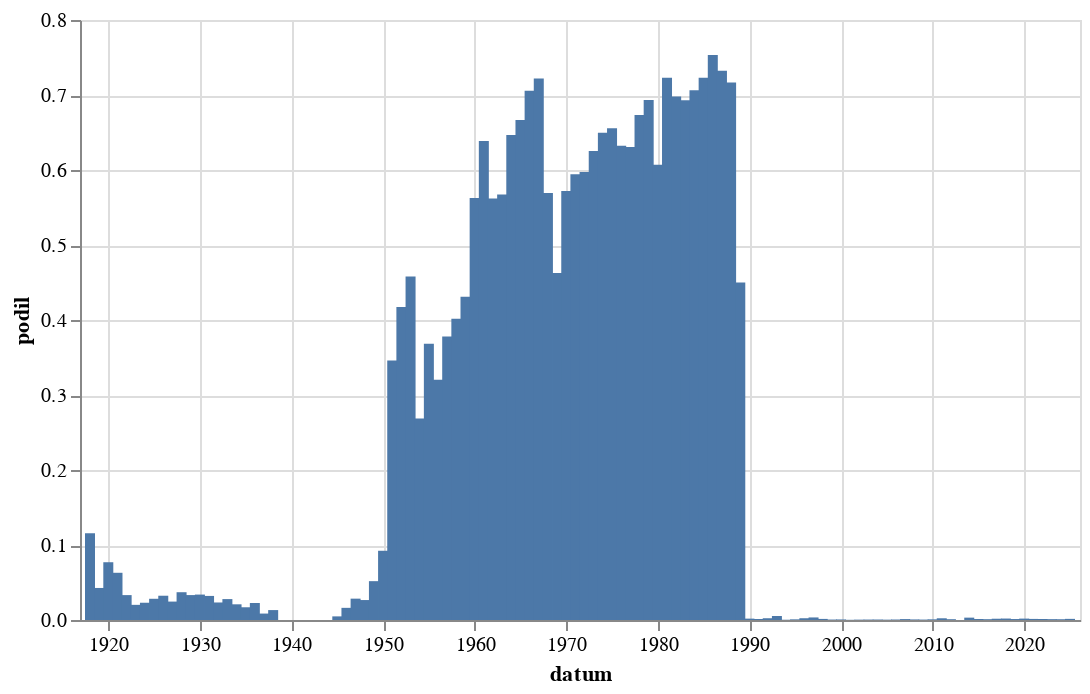

The notebook cell this image was saved under:
### Code cell
graf(vyvoj('[Ss]oudru'))

### Figure 1 — Vega-Lite specification as saved in the notebook (floating-point values rounded to 4 significant figures)
{"config": {"view": {"continuousWidth": 300, "continuousHeight": 300}}, "data": {"name": "data-6b8a513891f5ad431cda53af6fe5c4f9"}, "mark": {"type": "bar"}, "encoding": {"x": {"field": "datum", "type": "temporal"}, "y": {"field": "podil", "type": "quantitative"}}, "height": 300, "width": 500, "$schema": "https://vega.github.io/schema/vega-lite/v5.8.0.json", "datasets": {"data-6b8a513891f5ad431cda53af6fe5c4f9": [{"datum": "1918-01-01T00:00:00", "text": 30, "text_right": 259, "podil": 0.1158}, {"datum": "1919-01-01T00:00:00", "text": 98, "text_right": 2294, "podil": 0.04272}, {"datum": "1920-01-01T00:00:00", "text": 234, "text_right": 3038, "podil": 0.07702}, {"datum": "1921-01-01T00:00:00", "text": 258, "text_right": 4098, "podil": 0.06296}, {"datum": "1922-01-01T00:00:00", "text": 129, "text_right": 3886, "podil": 0.0332}, {"datum": "1923-01-01T00:00:00", "text": 51, "text_right": 2523, "podil": 0.02021}, {"datum": "1924-01-01T00:00:00", "text": 68, "text_right": 2955, "podil": 0.02301}, {"datum": "1925-01-01T00:00:00", "text": 66, "text_right": 2332, "podil": 0.0283}, {"datum": "1926-01-01T00:00:00", "text": 111, "text_right": 3430, "podil": 0.03236}, {"datum": "1927-01-01T00:00:00", "text": 73, "text_right": 2973, "podil": 0.02455}, {"datum": "1928-01-01T00:00:00", "text": 113, "text_right": 3050, "podil": 0.03705}, {"datum": "1929-01-01T00:00:00", "text": 57, "text_right": 1715, "podil": 0.03324}, {"datum": "1930-01-01T00:00:00", "text": 117, "text_right": 3451, "podil": 0.0339}, {"datum": "1931-01-01T00:00:00", "text": 97, "text_right": 3022, "podil": 0.0321}, {"datum": "1932-01-01T00:00:00", "text": 48, "text_right": 2054, "podil": 0.02337}, {"datum": "1933-01-01T00:00:00", "text": 60, "text_right": 2152, "podil": 0.02788}, {"datum": "1934-01-01T00:00:00", "text": 38, "text_right": 1816, "podil": 0.02093}, {"datum": "1935-01-01T00:00:00", "text": 24, "text_right": 1414, "podil": 0.01697}, {"datum": "1936-01-01T00:00:00", "text": 47, "text_right": 2072, "podil": 0.02268}, {"datum": "1937-01-01T00:00:00", "text": 16, "text_right": 1864, "podil": 0.008584}, {"datum": "1938-01-01T00:00:00", "text": 13, "text_right": 983, "podil": 0.01322}, {"datum": "1945-01-01T00:00:00", "text": 1, "text_right": 207, "podil": 0.004831}, {"datum": "1946-01-01T00:00:00", "text": 27, "text_right": 1666, "podil": 0.01621}, {"datum": "1947-01-01T00:00:00", "text": 47, "text_right": 1651, "podil": 0.02847}, {"datum": "1948-01-01T00:00:00", "text": 36, "text_right": 1353, "podil": 0.02661}, {"datum": "1949-01-01T00:00:00", "text": 29, "text_right": 560, "podil": 0.05179}, {"datum": "1950-01-01T00:00:00", "text": 30, "text_right": 325, "podil": 0.09231}, {"datum": "1951-01-01T00:00:00", "text": 90, "text_right": 260, "podil": 0.3462}, {"datum": "1952-01-01T00:00:00", "text": 111, "text_right": 266, "podil": 0.4173}, {"datum": "1953-01-01T00:00:00", "text": 98, "text_right": 214, "podil": 0.4579}, {"datum": "1954-01-01T00:00:00", "text": 54, "text_right": 201, "podil": 0.2687}, {"datum": "1955-01-01T00:00:00", "text": 49, "text_right": 133, "podil": 0.3684}, {"datum": "1956-01-01T00:00:00", "text": 73, "text_right": 228, "podil": 0.3202}, {"datum": "1957-01-01T00:00:00", "text": 96, "text_right": 254, "podil": 0.378}, {"datum": "1958-01-01T00:00:00", "text": 94, "text_right": 234, "podil": 0.4017}, {"datum": "1959-01-01T00:00:00", "text": 100, "text_right": 232, "podil": 0.431}, {"datum": "1960-01-01T00:00:00", "text": 157, "text_right": 279, "podil": 0.5627}, {"datum": "1961-01-01T00:00:00", "text": 182, "text_right": 285, "podil": 0.6386}, {"datum": "1962-01-01T00:00:00", "text": 86, "text_right": 153, "podil": 0.5621}, {"datum": "1963-01-01T00:00:00", "text": 122, "text_right": 215, "podil": 0.5674}, {"datum": "1964-01-01T00:00:00", "text": 293, "text_right": 453, "podil": 0.6468}, {"datum": "1965-01-01T00:00:00", "text": 192, "text_right": 288, "podil": 0.6667}, {"datum": "1966-01-01T00:00:00", "text": 235, "text_right": 333, "podil": 0.7057}, {"datum": "1967-01-01T00:00:00", "text": 226, "text_right": 313, "podil": 0.722}, {"datum": "1968-01-01T00:00:00", "text": 617, "text_right": 1084, "podil": 0.5692}, {"datum": "1969-01-01T00:00:00", "text": 385, "text_right": 832, "podil": 0.4627}, {"datum": "1970-01-01T00:00:00", "text": 341, "text_right": 596, "podil": 0.5721}, {"datum": "1971-01-01T00:00:00", "text": 328, "text_right": 552, "podil": 0.5942}, {"datum": "1972-01-01T00:00:00", "text": 218, "text_right": 365, "podil": 0.5973}, {"datum": "1973-01-01T00:00:00", "text": 332, "text_right": 531, "podil": 0.6252}, {"datum": "1974-01-01T00:00:00", "text": 319, "text_right": 491, "podil": 0.6497}, {"datum": "1975-01-01T00:00:00", "text": 383, "text_right": 584, "podil": 0.6558}, {"datum": "1976-01-01T00:00:00", "text": 258, "text_right": 408, "podil": 0.6324}, {"datum": "1977-01-01T00:00:00", "text": 297, "text_right": 471, "podil": 0.6306}, {"datum": "1978-01-01T00:00:00", "text": 338, "text_right": 502, "podil": 0.6733}, {"datum": "1979-01-01T00:00:00", "text": 287, "text_right": 414, "podil": 0.6932}, {"datum": "1980-01-01T00:00:00", "text": 272, "text_right": 448, "podil": 0.6071}, {"datum": "1981-01-01T00:00:00", "text": 222, "text_right": 307, "podil": 0.7231}, {"datum": "1982-01-01T00:00:00", "text": 340, "text_right": 487, "podil": 0.6982}, {"datum": "1983-01-01T00:00:00", "text": 370, "text_right": 534, "podil": 0.6929}, {"datum": "1984-01-01T00:00:00", "text": 303, "text_right": 429, "podil": 0.7063}, {"datum": "1985-01-01T00:00:00", "text": 287, "text_right": 397, "podil": 0.7229}, {"datum": "1986-01-01T00:00:00", "text": 220, "text_right": 292, "podil": 0.7534}, {"datum": "1987-01-01T00:00:00", "text": 301, "text_right": 411, "podil": 0.7324}, {"datum": "1988-01-01T00:00:00", "text": 402, "text_right": 561, "podil": 0.7166}, {"datum": "1989-01-01T00:00:00", "text": 460, "text_right": 1022, "podil": 0.4501}, {"datum": "1990-01-01T00:00:00", "text": 12, "text_right": 6587, "podil": 0.001822}, {"datum": "1991-01-01T00:00:00", "text": 15, "text_right": 11502, "podil": 0.001304}, {"datum": "1992-01-01T00:00:00", "text": 21, "text_right": 8935, "podil": 0.00235}, {"datum": "1993-01-01T00:00:00", "text": 18, "text_right": 3398, "podil": 0.005297}, {"datum": "1994-01-01T00:00:00", "text": 1, "text_right": 2897, "podil": 0.0003452}, {"datum": "1995-01-01T00:00:00", "text": 3, "text_right": 3402, "podil": 0.0008818}, {"datum": "1996-01-01T00:00:00", "text": 9, "text_right": 3831, "podil": 0.002349}, {"datum": "1997-01-01T00:00:00", "text": 20, "text_right": 5859, "podil": 0.003414}, {"datum": "1998-01-01T00:00:00", "text": 7, "text_right": 4823, "podil": 0.001451}, {"datum": "1999-01-01T00:00:00", "text": 5, "text_right": 8114, "podil": 0.0006162}, {"datum": "2000-01-01T00:00:00", "text": 6, "text_right": 8219, "podil": 0.00073}, {"datum": "2001-01-01T00:00:00", "text": 2, "text_right": 7756, "podil": 0.0002579}, {"datum": "2002-01-01T00:00:00", "text": 3, "text_right": 6334, "podil": 0.0004736}, {"datum": "2003-01-01T00:00:00", "text": 5, "text_right": 8590, "podil": 0.0005821}, {"datum": "2004-01-01T00:00:00", "text": 5, "text_right": 7865, "podil": 0.0006357}, {"datum": "2005-01-01T00:00:00", "text": 5, "text_right": 10922, "podil": 0.0004578}, {"datum": "2006-01-01T00:00:00", "text": 5, "text_right": 7664, "podil": 0.0006524}, {"datum": "2007-01-01T00:00:00", "text": 9, "text_right": 7448, "podil": 0.001208}, {"datum": "2008-01-01T00:00:00", "text": 6, "text_right": 7968, "podil": 0.000753}, {"datum": "2009-01-01T00:00:00", "text": 5, "text_right": 8843, "podil": 0.0005654}, {"datum": "2010-01-01T00:00:00", "text": 5, "text_right": 5605, "podil": 0.0008921}, {"datum": "2011-01-01T00:00:00", "text": 18, "text_right": 7852, "podil": 0.002292}, {"datum": "2012-01-01T00:00:00", "text": 7, "text_right": 6659, "podil": 0.001051}, {"datum": "2014-01-01T00:00:00", "text": 30, "text_right": 9532, "podil": 0.003147}, {"datum": "2015-01-01T00:00:00", "text": 13, "text_right": 9853, "podil": 0.001319}, {"datum": "2016-01-01T00:00:00", "text": 11, "text_right": 10133, "podil": 0.001086}, {"datum": "2017-01-01T00:00:00", "text": 14, "text_right": 8277, "podil": 0.001691}, {"datum": "2018-01-01T00:00:00", "text": 19, "text_right": 9846, "podil": 0.00193}, {"datum": "2019-01-01T00:00:00", "text": 14, "text_right": 10877, "podil": 0.001287}, {"datum": "2020-01-01T00:00:00", "text": 20, "text_right": 10757, "podil": 0.001859}, {"datum": "2021-01-01T00:00:00", "text": 13, "text_right": 9003, "podil": 0.001444}, {"datum": "2022-01-01T00:00:00", "text": 14, "text_right": 10550, "podil": 0.001327}, {"datum": "2023-01-01T00:00:00", "text": 13, "text_right": 11599, "podil": 0.001121}, {"datum": "2024-01-01T00:00:00", "text": 12, "text_right": 11725, "podil": 0.001023}, {"datum": "2025-01-01T00:00:00", "text": 7, "text_right": 4659, "podil": 0.001502}]}}
